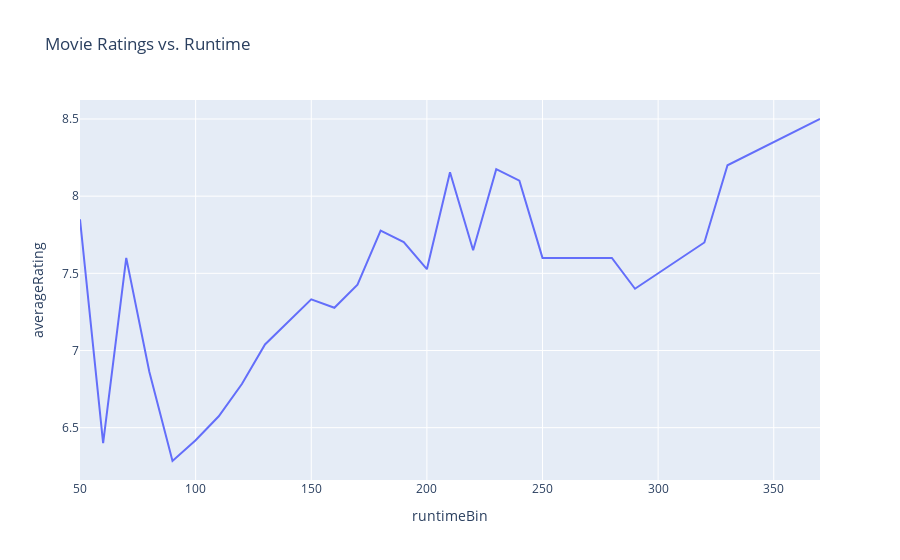

Notebook cell for this chart:
### Code cell
# plotting movie ratings vs runtime
px.line(res5, x="runtimeBin", y="averageRating",
        title="Movie Ratings vs. Runtime")

### Figure 1 — Plotly figure (JSON) as saved in the notebook; plotly's stock layout.template omitted (floating-point values rounded to 4 significant figures)
{"data": [{"hovertemplate": "runtimeBin=%{x}<br>averageRating=%{y}<extra></extra>", "legendgroup": "", "line": {"color": "#636efa", "dash": "solid"}, "marker": {"symbol": "circle"}, "mode": "lines", "name": "", "orientation": "v", "showlegend": false, "type": "scatter", "x": [50, 60, 70, 80, 90, 100, 110, 120, 130, 140, 150, 160, 170, 180, 190, 200, 210, 220, 230, 240, 250, 280, 290, 320, 330, 370], "xaxis": "x", "y": [7.85, 6.4, 7.6, 6.861, 6.284, 6.418, 6.574, 6.783, 7.039, 7.185, 7.331, 7.277, 7.427, 7.777, 7.703, 7.527, 8.156, 7.65, 8.175, 8.1, 7.6, 7.6, 7.4, 7.7, 8.2, 8.5], "yaxis": "y"}], "layout": {"autosize": true, "legend": {"tracegroupgap": 0}, "title": {"text": "Movie Ratings vs. Runtime"}, "xaxis": {"anchor": "y", "autorange": true, "domain": [0, 1], "range": [50, 370], "title": {"text": "runtimeBin"}, "type": "linear"}, "yaxis": {"anchor": "x", "autorange": true, "domain": [0, 1], "range": [6.161, 8.623], "title": {"text": "averageRating"}, "type": "linear"}}}
